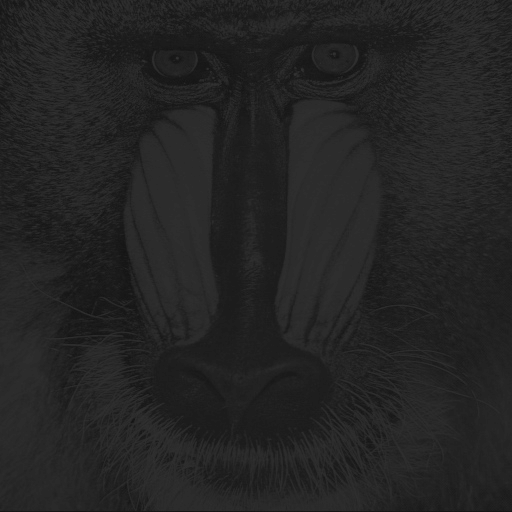
#> input picture Lab3_TestImages/baboon.bmp, 512 x 512 px, found by its file name
$ python challenge3_mask.py
#> lines starting #> are read from the running program, lines starting #| are printed output that depends on the picture; after the words box and inside, x2 and y2 are one past the last pixel; in counts of white or black regions, pixels touching at a corner belong together
#!/usr/bin/env python3
# -*- coding: utf-8 -*-
"""
Created on Sat Nov  1 21:34:18 2025

@author: gluppler
"""

# challenge3_mask.py
import cv2
import numpy as np
from pathlib import Path

BASE = Path("/Users/gluppler/Downloads/School/test/Lab3_TestImages/")
IMG = BASE / "baboon.bmp"
OUT = BASE / "baboon_masked.png"

img = cv2.imread(str(IMG))
#> img is the input picture: shape (512, 512, 3); min 20, max 52, mean 36.1
if img is None:
    raise SystemExit(f"Missing {IMG}")

h, w = img.shape[:2]
#> h = 512; w = 512

# circular mask in center
mask = np.zeros((h, w), np.uint8)
cv2.circle(mask, (w//2, h//2), min(h, w)//3, 255, -1)
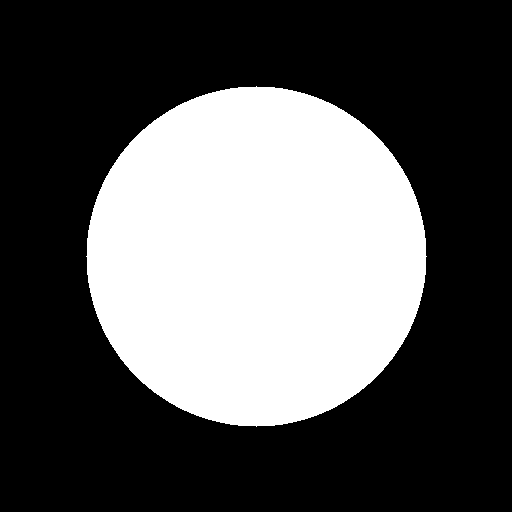
#> mask: shape (512, 512); 34.6% white; 1 white region, box (x1, y1, x2, y2) and area: (86, 86, 427, 427) 90785

masked = cv2.bitwise_and(img, img, mask=mask)
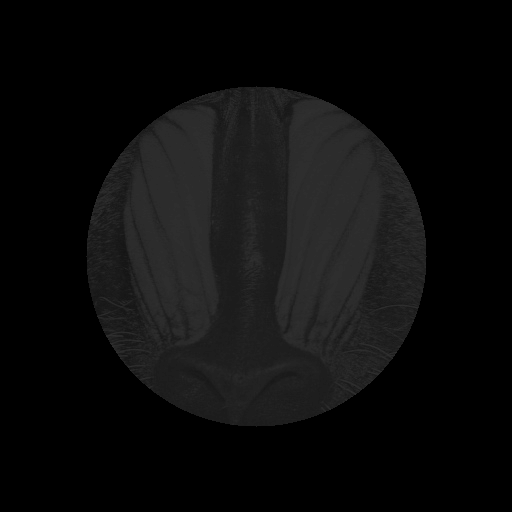
#> masked: shape (512, 512, 3); min 0, max 48, mean 12.6
cv2.imwrite(str(BASE / "mask_preview.png"), mask)
cv2.imwrite(str(OUT), masked)

cv2.imshow("Mask", mask)
cv2.imshow("Masked", masked)
cv2.waitKey(0)
cv2.destroyAllWindows()
print(f"Saved masked image to {OUT}")
